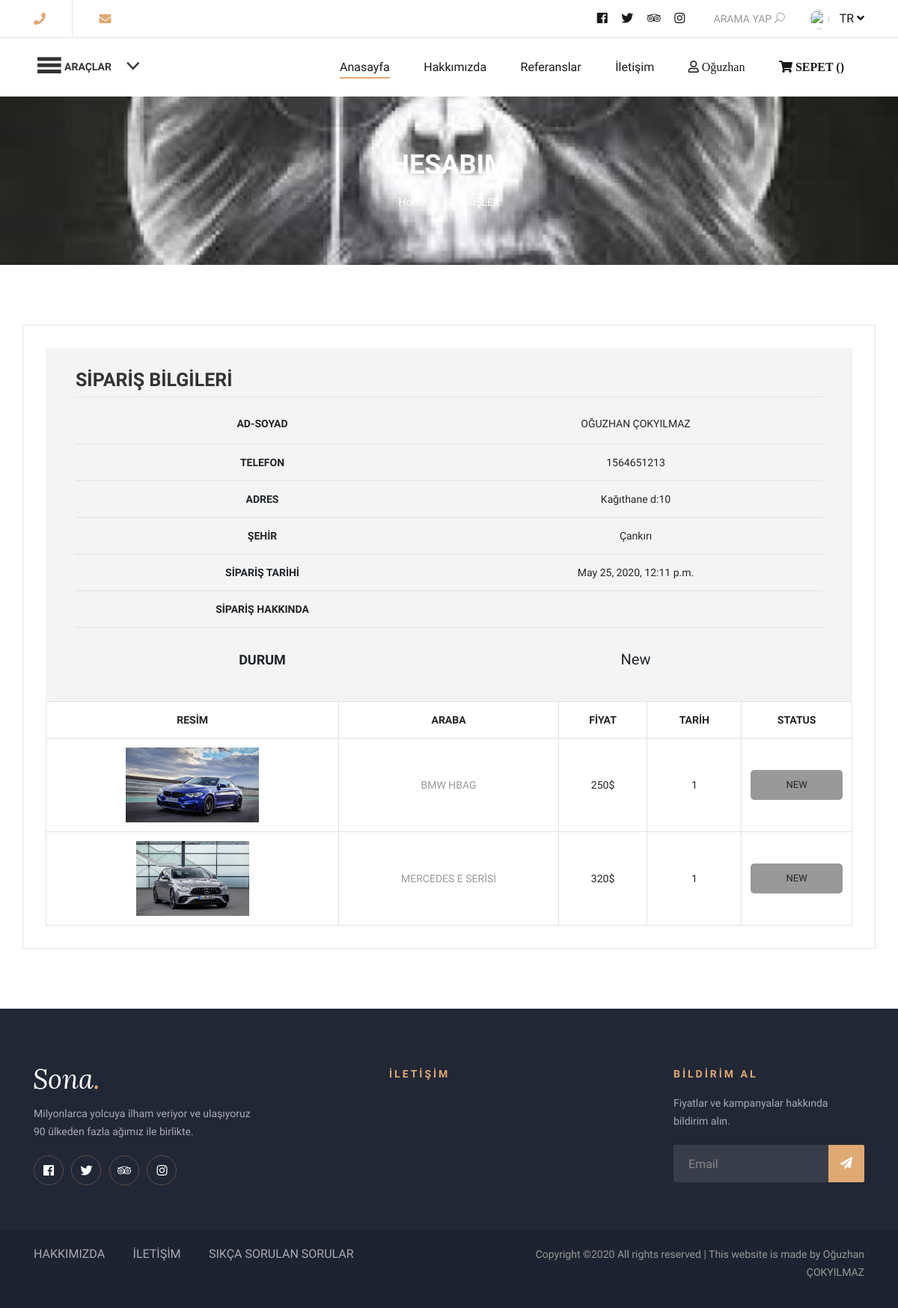
Before: /user/orderdetail/1 (signed in) with the older database file.
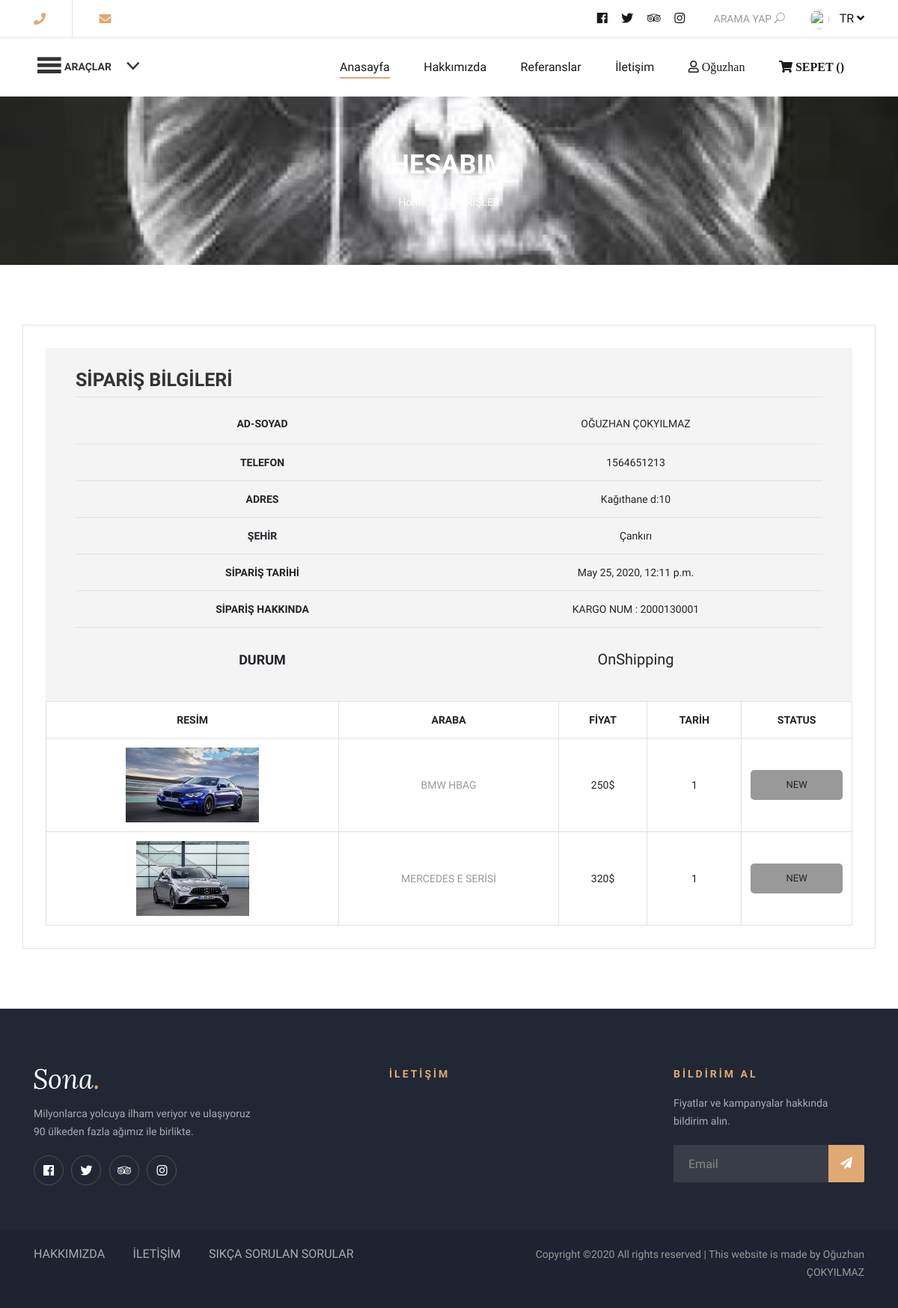
After: the same page with the newer database file.
### order/models.py (models this page shows, shortened)
class Order(models.Model):
    STATUS = (
        ('New','New'),
        ('Accepted','Accepted'),
        ('Preaparing', 'Preaparing'),
        ('OnShipping', 'OnShipping'),
        ('Completed', 'Completed'),
        ('Canceled', 'Canceled'),
    )
    user = models.ForeignKey(User,on_delete=models.SET_NULL,null=True)
    code = models.CharField(max_length=5 , editable=False)
    first_name = models.CharField(max_length=10)
    last_name = models.CharField(max_length=10)
    phone = models.CharField(blank=True,max_length=20)
    address = models.CharField(blank=True,max_length=150)
    city = models.CharField(blank=True,max_length=20)
    country = models.CharField(blank=True, max_length=20)
    total = models.FloatField()
    status = models.CharField(max_length=10,choices=STATUS,default='New')
    ip = models.CharField(blank=True, max_length=20)
    adminnote = models.CharField(blank=True, max_length=100)
    create_at = models.DateTimeField(auto_now_add=True)
    update_at = models.DateTimeField(auto_now=True)

### user/views.py (the view)
# urls.py: path('orderdetail/<int:id>', views.orderdetail, name='orderdetail'),
def orderdetail(request,id):
    category = Category.objects.all()
    current_user = request.user
    order = Order.objects.get(user_id=current_user.id,id=id)
    orderitems = OrderProduct.objects.filter(order_id=id)
    context = {'category': category,
               'order': order,
               'orderitems': orderitems,
               }
    return render(request, 'user_order_detail.html', context)

### user/templates/user_order_detail.html (shortened to what the changed rows need)
{% extends "homebase.html" %}
 {% load static %}
{% block content %}
        <div class="breadcrumb-area" style="background-image: url({% static 'img/1.jpg'%});">
            <div class="container">
                <div class="breadcrumb-content">
                    <h2>HESABIM</h2>
                </div>
            </div>
        </div>
        <main class="page-content">
            <div class="account-page-area">
                <div class="container-fluid">
                    <div class="row">
                        <div class="col-lg-12">
                            <div class="tab-content myaccount-tab-content" id="account-page-tab-content"
                                 <div class="tab-pane fade" id="account-orders" role="tabpanel" aria-labelledby="account-orders-tab">
                                    <div class="myaccount-orders">
                                     <div class="your-order">
                            <div class="your-order-table table-responsive">
                                <table class="table">
                                    <thead>
                                        <tr>
                                            <th class="cart-product-name"> <strong class="product-quantity">AD-SOYAD</strong></th>
                                            <th class="cart-product-total">{{ order.user.first_name}} {{ order.user.last_name}}</th>
                                        </tr>
                                    </thead>
                                    <tbody>
                                        <tr class="cart_item">
                                            <td class="cart-product-name"> <strong class="product-quantity">
                                            TELEFON</strong></td>
                                            <td class="cart-product-total">{{ order.phone }}</td>
                                        </tr>
                                        <tr class="cart_item">
                                            <td class="cart-product-name"> <strong class="product-quantity">
                                            ADRES</strong></td>
                                            <td class="cart-product-total">{{ order.address }}</td>
                                        </tr>
                                    </tbody>
                                    <tfoot>
                                        <tr class="cart-subtotal">
                                            <th>ŞEHİR</th>
                                            <td><span class="amount">{{order.city}}</span></td>
                                        </tr>
                                         <tr class="cart-subtotal">
                                            <th>SİPARİŞ TARİHİ</th>
                                            <td><span class="amount">{{order.create_at}}</span></td>
                                        </tr>
                                        <tr class="cart-subtotal">
                                            <th>SİPARİŞ HAKKINDA</th>
                                            <td><span class="amount">{{order.adminnote}}</span></td>
                                        </tr>
                                    <tr class="order-total">
                                            <th style="padding-top: 30px">DURUM</th>
                                            <td style="padding-top: 30px"><span class="amount">{{order.status}}</span></td>
                                        </tr>
                                    </tfoot>
                                </table>
                            </div>
                        </div>
                                        <div class="table-responsive">
                                            <table class="table table-bordered table-hover">
                                                <tbody>
                                                    <tr>
                                                        <th>RESİM</th>
                                                        <th>ARABA</th>
                                                        <th>FİYAT</th>
                                                        <th>TARİH</th>
                                                        <th>STATUS</th>
                                                    </tr>
                                                </tbody>
                                            </table>
                                        </div>
                                    </div>
                                </div>
                            </div>
                        </div>
                    </div>
                </div>
        </main>
{% endblock %}

Changed rows visible on the page:
changed Order "Kağıthane d:10": adminnote (not shown) → "KARGO NUM : 2000130001"; status "New" → "OnShipping"
